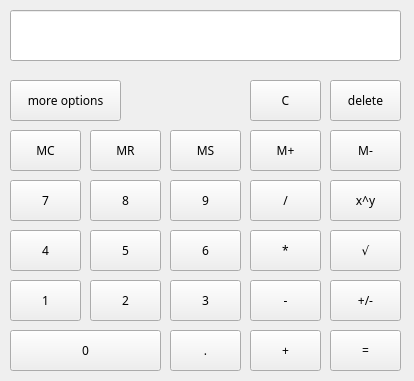
<?xml version="1.0" encoding="UTF-8"?>
<ui version="4.0">
 <class>MainWindow</class>
 <widget class="QMainWindow" name="MainWindow">
  <property name="enabled">
   <bool>true</bool>
  </property>
  <property name="geometry">
   <rect>
    <x>0</x>
    <y>0</y>
    <width>414</width>
    <height>381</height>
   </rect>
  </property>
  <property name="sizePolicy">
   <sizepolicy hsizetype="Fixed" vsizetype="Fixed">
    <horstretch>0</horstretch>
    <verstretch>0</verstretch>
   </sizepolicy>
  </property>
  <property name="windowTitle">
   <string>MainWindow</string>
  </property>
  <property name="animated">
   <bool>true</bool>
  </property>
  <widget class="QWidget" name="centralwidget">
   <widget class="QPushButton" name="b_7">
    <property name="geometry">
     <rect>
      <x>10</x>
      <y>180</y>
      <width>71</width>
      <height>41</height>
     </rect>
    </property>
    <property name="font">
     <font>
      <family>Segoe Print</family>
     </font>
    </property>
    <property name="text">
     <string>7</string>
    </property>
   </widget>
   <widget class="QPushButton" name="b_8">
    <property name="geometry">
     <rect>
      <x>90</x>
      <y>180</y>
      <width>71</width>
      <height>41</height>
     </rect>
    </property>
    <property name="font">
     <font>
      <family>Segoe Print</family>
     </font>
    </property>
    <property name="text">
     <string>8</string>
    </property>
   </widget>
   <widget class="QPushButton" name="b_9">
    <property name="geometry">
     <rect>
      <x>170</x>
      <y>180</y>
      <width>71</width>
      <height>41</height>
     </rect>
    </property>
    <property name="font">
     <font>
      <family>Segoe Print</family>
     </font>
    </property>
    <property name="text">
     <string>9</string>
    </property>
   </widget>
   <widget class="QPushButton" name="b_slash">
    <property name="geometry">
     <rect>
      <x>250</x>
      <y>180</y>
      <width>71</width>
      <height>41</height>
     </rect>
    </property>
    <property name="font">
     <font>
      <family>Segoe Print</family>
     </font>
    </property>
    <property name="text">
     <string>/</string>
    </property>
   </widget>
   <widget class="QPushButton" name="b_deg">
    <property name="geometry">
     <rect>
      <x>330</x>
      <y>180</y>
      <width>71</width>
      <height>41</height>
     </rect>
    </property>
    <property name="font">
     <font>
      <family>Segoe Print</family>
     </font>
    </property>
    <property name="toolTip">
     <string>&lt;html&gt;&lt;head/&gt;&lt;body&gt;&lt;p&gt;&lt;br/&gt;&lt;/p&gt;&lt;/body&gt;&lt;/html&gt;</string>
    </property>
    <property name="text">
     <string>x^y</string>
    </property>
   </widget>
   <widget class="QPushButton" name="b_5">
    <property name="geometry">
     <rect>
      <x>90</x>
      <y>230</y>
      <width>71</width>
      <height>41</height>
     </rect>
    </property>
    <property name="font">
     <font>
      <family>Segoe Print</family>
     </font>
    </property>
    <property name="text">
     <string>5</string>
    </property>
   </widget>
   <widget class="QPushButton" name="b_4">
    <property name="geometry">
     <rect>
      <x>10</x>
      <y>230</y>
      <width>71</width>
      <height>41</height>
     </rect>
    </property>
    <property name="font">
     <font>
      <family>Segoe Print</family>
     </font>
    </property>
    <property name="text">
     <string>4</string>
    </property>
   </widget>
   <widget class="QPushButton" name="b_sqrt">
    <property name="geometry">
     <rect>
      <x>330</x>
      <y>230</y>
      <width>71</width>
      <height>41</height>
     </rect>
    </property>
    <property name="font">
     <font>
      <family>Segoe Print</family>
     </font>
    </property>
    <property name="text">
     <string>√</string>
    </property>
   </widget>
   <widget class="QPushButton" name="b_starcitizen">
    <property name="geometry">
     <rect>
      <x>250</x>
      <y>230</y>
      <width>71</width>
      <height>41</height>
     </rect>
    </property>
    <property name="font">
     <font>
      <family>Segoe Print</family>
     </font>
    </property>
    <property name="text">
     <string>*</string>
    </property>
   </widget>
   <widget class="QPushButton" name="b_6">
    <property name="geometry">
     <rect>
      <x>170</x>
      <y>230</y>
      <width>71</width>
      <height>41</height>
     </rect>
    </property>
    <property name="font">
     <font>
      <family>Segoe Print</family>
     </font>
    </property>
    <property name="text">
     <string>6</string>
    </property>
   </widget>
   <widget class="QPushButton" name="b_2">
    <property name="geometry">
     <rect>
      <x>90</x>
      <y>280</y>
      <width>71</width>
      <height>41</height>
     </rect>
    </property>
    <property name="font">
     <font>
      <family>Segoe Print</family>
     </font>
    </property>
    <property name="text">
     <string>2</string>
    </property>
   </widget>
   <widget class="QPushButton" name="b_1">
    <property name="geometry">
     <rect>
      <x>10</x>
      <y>280</y>
      <width>71</width>
      <height>41</height>
     </rect>
    </property>
    <property name="font">
     <font>
      <family>Segoe Print</family>
     </font>
    </property>
    <property name="text">
     <string>1</string>
    </property>
   </widget>
   <widget class="QPushButton" name="b_plus_minus">
    <property name="geometry">
     <rect>
      <x>330</x>
      <y>280</y>
      <width>71</width>
      <height>41</height>
     </rect>
    </property>
    <property name="font">
     <font>
      <family>Segoe Print</family>
     </font>
    </property>
    <property name="text">
     <string>+/-</string>
    </property>
   </widget>
   <widget class="QPushButton" name="b_minus">
    <property name="geometry">
     <rect>
      <x>250</x>
      <y>280</y>
      <width>71</width>
      <height>41</height>
     </rect>
    </property>
    <property name="font">
     <font>
      <family>Segoe Print</family>
     </font>
    </property>
    <property name="text">
     <string>-</string>
    </property>
   </widget>
   <widget class="QPushButton" name="b_3">
    <property name="geometry">
     <rect>
      <x>170</x>
      <y>280</y>
      <width>71</width>
      <height>41</height>
     </rect>
    </property>
    <property name="font">
     <font>
      <family>Segoe Print</family>
     </font>
    </property>
    <property name="text">
     <string>3</string>
    </property>
   </widget>
   <widget class="QPushButton" name="b_0">
    <property name="geometry">
     <rect>
      <x>10</x>
      <y>330</y>
      <width>151</width>
      <height>41</height>
     </rect>
    </property>
    <property name="font">
     <font>
      <family>Segoe Print</family>
     </font>
    </property>
    <property name="text">
     <string>0</string>
    </property>
   </widget>
   <widget class="QPushButton" name="b_plus">
    <property name="geometry">
     <rect>
      <x>250</x>
      <y>330</y>
      <width>71</width>
      <height>41</height>
     </rect>
    </property>
    <property name="font">
     <font>
      <family>Segoe Print</family>
     </font>
    </property>
    <property name="text">
     <string>+</string>
    </property>
   </widget>
   <widget class="QPushButton" name="b_dot">
    <property name="geometry">
     <rect>
      <x>170</x>
      <y>330</y>
      <width>71</width>
      <height>41</height>
     </rect>
    </property>
    <property name="font">
     <font>
      <family>Segoe Print</family>
     </font>
    </property>
    <property name="text">
     <string>.</string>
    </property>
   </widget>
   <widget class="QPushButton" name="b_equal">
    <property name="geometry">
     <rect>
      <x>330</x>
      <y>330</y>
      <width>71</width>
      <height>41</height>
     </rect>
    </property>
    <property name="font">
     <font>
      <family>Segoe Print</family>
     </font>
    </property>
    <property name="text">
     <string>=</string>
    </property>
   </widget>
   <widget class="QPushButton" name="b_m_r_1">
    <property name="geometry">
     <rect>
      <x>90</x>
      <y>130</y>
      <width>71</width>
      <height>41</height>
     </rect>
    </property>
    <property name="font">
     <font>
      <family>Segoe Print</family>
     </font>
    </property>
    <property name="text">
     <string>MR</string>
    </property>
    <property name="autoDefault">
     <bool>false</bool>
    </property>
    <property name="default">
     <bool>false</bool>
    </property>
   </widget>
   <widget class="QPushButton" name="b_m_c_1">
    <property name="geometry">
     <rect>
      <x>10</x>
      <y>130</y>
      <width>71</width>
      <height>41</height>
     </rect>
    </property>
    <property name="font">
     <font>
      <family>Segoe Print</family>
     </font>
    </property>
    <property name="text">
     <string>MC</string>
    </property>
   </widget>
   <widget class="QPushButton" name="b_m_minus_1">
    <property name="geometry">
     <rect>
      <x>330</x>
      <y>130</y>
      <width>71</width>
      <height>41</height>
     </rect>
    </property>
    <property name="font">
     <font>
      <family>Segoe Print</family>
     </font>
    </property>
    <property name="text">
     <string>M-</string>
    </property>
   </widget>
   <widget class="QPushButton" name="b_m_plus_1">
    <property name="geometry">
     <rect>
      <x>250</x>
      <y>130</y>
      <width>71</width>
      <height>41</height>
     </rect>
    </property>
    <property name="font">
     <font>
      <family>Segoe Print</family>
     </font>
    </property>
    <property name="text">
     <string>M+</string>
    </property>
   </widget>
   <widget class="QPushButton" name="b_m_s_1">
    <property name="geometry">
     <rect>
      <x>170</x>
      <y>130</y>
      <width>71</width>
      <height>41</height>
     </rect>
    </property>
    <property name="font">
     <font>
      <family>Segoe Print</family>
     </font>
    </property>
    <property name="text">
     <string>MS</string>
    </property>
   </widget>
   <widget class="QPushButton" name="b_more_options">
    <property name="geometry">
     <rect>
      <x>10</x>
      <y>80</y>
      <width>111</width>
      <height>41</height>
     </rect>
    </property>
    <property name="font">
     <font>
      <family>Segoe Print</family>
     </font>
    </property>
    <property name="styleSheet">
     <string notr="true">QPushButton {
	background-color':&quot;red&quot;
}</string>
    </property>
    <property name="text">
     <string>more options</string>
    </property>
   </widget>
   <widget class="QPushButton" name="b_c">
    <property name="geometry">
     <rect>
      <x>250</x>
      <y>80</y>
      <width>71</width>
      <height>41</height>
     </rect>
    </property>
    <property name="font">
     <font>
      <family>Segoe Print</family>
     </font>
    </property>
    <property name="text">
     <string>C</string>
    </property>
   </widget>
   <widget class="QLineEdit" name="result">
    <property name="enabled">
     <bool>true</bool>
    </property>
    <property name="geometry">
     <rect>
      <x>10</x>
      <y>10</y>
      <width>391</width>
      <height>51</height>
     </rect>
    </property>
    <property name="readOnly">
     <bool>true</bool>
    </property>
   </widget>
   <widget class="QPushButton" name="b_delete">
    <property name="geometry">
     <rect>
      <x>330</x>
      <y>80</y>
      <width>71</width>
      <height>41</height>
     </rect>
    </property>
    <property name="font">
     <font>
      <family>Segoe Print</family>
     </font>
    </property>
    <property name="text">
     <string>delete</string>
    </property>
   </widget>
   <zorder>b_7</zorder>
   <zorder>b_8</zorder>
   <zorder>b_9</zorder>
   <zorder>b_slash</zorder>
   <zorder>b_deg</zorder>
   <zorder>b_5</zorder>
   <zorder>b_4</zorder>
   <zorder>b_sqrt</zorder>
   <zorder>b_starcitizen</zorder>
   <zorder>b_6</zorder>
   <zorder>b_2</zorder>
   <zorder>b_1</zorder>
   <zorder>b_plus_minus</zorder>
   <zorder>b_minus</zorder>
   <zorder>b_3</zorder>
   <zorder>b_0</zorder>
   <zorder>b_plus</zorder>
   <zorder>b_dot</zorder>
   <zorder>b_equal</zorder>
   <zorder>b_m_r_1</zorder>
   <zorder>b_m_c_1</zorder>
   <zorder>b_m_minus_1</zorder>
   <zorder>b_m_plus_1</zorder>
   <zorder>b_m_s_1</zorder>
   <zorder>b_c</zorder>
   <zorder>b_more_options</zorder>
   <zorder>result</zorder>
   <zorder>b_delete</zorder>
  </widget>
 </widget>
 <resources/>
 <connections/>
</ui>
